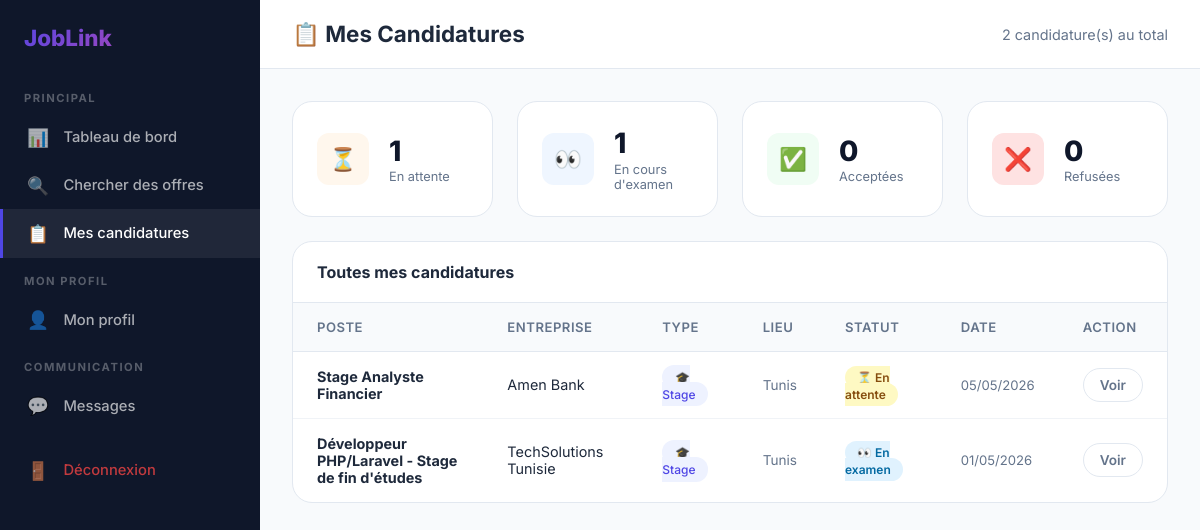
Page /etudiant/candidatures.php (signed in) on the committed database.
### tables this page shows
CREATE TABLE `applications` (
  `id` int(11) NOT NULL AUTO_INCREMENT,
  `offer_id` int(11) NOT NULL,
  `student_id` int(11) NOT NULL,
  `cover_letter` text DEFAULT NULL,
  `status` enum('pending','reviewed','accepted','rejected') NOT NULL DEFAULT 'pending',
  `applied_at` timestamp NOT NULL DEFAULT current_timestamp(),
  PRIMARY KEY (`id`),
  KEY `offer_id` (`offer_id`),
  KEY `student_id` (`student_id`),
  CONSTRAINT `fk_app_offer` FOREIGN KEY (`offer_id`) REFERENCES `job_offers` (`id`) ON DELETE CASCADE,
  CONSTRAINT `fk_app_student` FOREIGN KEY (`student_id`) REFERENCES `student_profiles` (`id`) ON DELETE CASCADE
);

CREATE TABLE `job_offers` (
  `id` int(11) NOT NULL AUTO_INCREMENT,
  `company_id` int(11) NOT NULL,
  `title` varchar(200) NOT NULL,
  `description` text NOT NULL,
  `offer_type` enum('stage','emploi') NOT NULL,
  `sector` varchar(100) DEFAULT NULL,
  `location` varchar(100) DEFAULT NULL,
  `duration` varchar(100) DEFAULT NULL,
  `remuneration` varchar(100) DEFAULT NULL,
  `status` enum('active','closed') NOT NULL DEFAULT 'active',
  `created_at` timestamp NOT NULL DEFAULT current_timestamp(),
  PRIMARY KEY (`id`),
  KEY `company_id` (`company_id`),
  CONSTRAINT `fk_offer_company` FOREIGN KEY (`company_id`) REFERENCES `company_profiles` (`id`) ON DELETE CASCADE
);

CREATE TABLE `company_profiles` (
  `id` int(11) NOT NULL AUTO_INCREMENT,
  `user_id` int(11) NOT NULL,
  `company_name` varchar(150) NOT NULL,
  `description` text DEFAULT NULL,
  `website_url` varchar(255) DEFAULT NULL,
  `logo_path` varchar(255) DEFAULT NULL,
  `sector` varchar(100) DEFAULT NULL,
  `location` varchar(100) DEFAULT NULL,
  `updated_at` timestamp NOT NULL DEFAULT current_timestamp() ON UPDATE current_timestamp(),
  PRIMARY KEY (`id`),
  KEY `user_id` (`user_id`),
  CONSTRAINT `fk_company_user` FOREIGN KEY (`user_id`) REFERENCES `users` (`id`) ON DELETE CASCADE
);

### etudiant/candidatures.php (the view, shortened to what this page needs)
<?php
require_once '../includes/auth.php';
$sp = $pdo->prepare("SELECT * FROM student_profiles WHERE user_id=?");
$sp->execute([$_SESSION['user_id']]);
$profile = $sp->fetch();
$sid = $profile['id'];
$apps = $pdo->prepare("SELECT a.*,jo.title,jo.offer_type,jo.location,cp.company_name FROM applications a JOIN job_offers jo ON a.offer_id=jo.id JOIN company_profiles cp ON jo.company_id=cp.id WHERE a.student_id=? ORDER BY a.applied_at DESC");
$apps->execute([$sid]);
$applications = $apps->fetchAll();
?>
<!DOCTYPE html><html lang="fr"><head><meta charset="UTF-8"><meta name="viewport" content="width=device-width,initial-scale=1">
<title>Mes Candidatures - JobLink</title><link rel="stylesheet" href="/siteadam/css/style.css"></head>
<body>
<div class="dash-layout">
  <?php include '../includes/sidebar_student.php'; ?>
  <div class="dash-content">
    <div class="dash-header"><h1>📋 Mes Candidatures</h1>
      <div style="color:var(--muted);font-size:.9rem"><?= count($applications) ?> candidature(s) au total</div>
    </div>
    <div class="dash-body">
      <?php
        $counts = ['pending'=>0,'reviewed'=>0,'accepted'=>0,'rejected'=>0];
        foreach($applications as $a) $counts[$a['status']]++;
      ?>
      <div class="stats-grid" style="margin-bottom:1.5rem">
        <div class="stat-card"><div class="stat-icon orange">⏳</div><div><div class="stat-val"><?= $counts['pending'] ?></div><div class="stat-lbl">En attente</div></div></div>
        <div class="stat-card"><div class="stat-icon blue">👀</div><div><div class="stat-val"><?= $counts['reviewed'] ?></div><div class="stat-lbl">En cours d'examen</div></div></div>
        <div class="stat-card"><div class="stat-icon green">✅</div><div><div class="stat-val"><?= $counts['accepted'] ?></div><div class="stat-lbl">Acceptées</div></div></div>
        <div class="stat-card"><div class="stat-icon" style="background:#fee2e2;color:#991b1b">❌</div><div><div class="stat-val"><?= $counts['rejected'] ?></div><div class="stat-lbl">Refusées</div></div></div>
      </div>
      <div class="table-wrap">
        <div class="table-head"><h3>Toutes mes candidatures</h3></div>
        <?php if(empty($applications)): ?>
        <div class="empty-state"><div class="empty-icon">📭</div><h3>Aucune candidature</h3><p>Postulez à des offres pour les voir ici.</p><a href="/siteadam/offres.php" class="btn btn-primary" style="margin-top:1rem">🔍 Parcourir les offres</a></div>
        <?php else: ?>
        <table>
          <thead><tr><th>Poste</th><th>Entreprise</th><th>Type</th><th>Lieu</th><th>Statut</th><th>Date</th><th>Action</th></tr></thead>
          <tbody>
          <?php foreach($applications as $a): ?>
          <tr>
            <td><strong><?= htmlspecialchars($a['title']) ?></strong></td>
            <td><?= htmlspecialchars($a['company_name']) ?></td>
            <td><span class="tag tag-type" style="font-size:.75rem"><?= $a['offer_type']==='stage'?'🎓 Stage':'💼 Emploi' ?></span></td>
            <td style="color:var(--muted);font-size:.85rem"><?= htmlspecialchars($a['location'] ?? '-') ?></td>
            <td><span class="badge badge-<?= $a['status'] ?>"><?= ['pending'=>'⏳ En attente','reviewed'=>'👀 En examen','accepted'=>'✅ Accepté','rejected'=>'❌ Refusé'][$a['status']] ?></span></td>
            <td style="color:var(--muted);font-size:.82rem"><?= date('d/m/Y',strtotime($a['applied_at'])) ?></td>
            <td><a href="/siteadam/offre-detail.php?id=<?= $a['offer_id'] ?>" class="btn btn-outline btn-sm">Voir</a></td>
          </tr>
          <?php endforeach; ?>
          </tbody>
        </table>
        <?php endif; ?>
      </div>
    </div>
  </div>
</div>
</body></html>

### css/style.css (style rules this page uses)
:root { --primary: #4f46e5; --primary-dark: #3730a3; --primary-light: #eef2ff; --secondary: #ec4899; --accent: #06b6d4; --dark: #0f172a; --light: #f8fafc; --text: #1e293b; --muted: #64748b; --border: #e2e8f0; --white: #ffffff; --success: #10b981; --warning: #f59e0b; --danger: #ef4444; --glass: rgba(255,255,255,0.75); --shadow: 0 4px 6px -1px rgba(0,0,0,.1),0 2px 4px -2px rgba(0,0,0,.1); --shadow-lg: 0 20px 25px -5px rgba(0,0,0,.1),0 8px 10px -6px rgba(0,0,0,.1); --radius: 12px; --radius-lg: 20px; --transition: all .3s ease; }
* { margin:0;padding:0;box-sizing:border-box }
html { scroll-behavior:smooth }
body { font-family:'Inter',sans-serif;color:var(--text);background:#f1f5f9;min-height:100vh;display:flex;flex-direction:column }
a { text-decoration:none;color:inherit }
.btn { display:inline-flex;align-items:center;gap:.5rem;padding:.75rem 1.5rem;border-radius:50px;font-weight:600;font-size:.95rem;cursor:pointer;border:none;transition:var(--transition) }
.btn-outline { background:transparent;color:var(--muted);border:1.5px solid var(--border) }
.btn-sm { padding:.5rem 1rem;font-size:.85rem }
.tag { padding:.3rem .8rem;border-radius:50px;font-size:.8rem;font-weight:500 }
.tag-type { background:var(--primary-light);color:var(--primary) }
.dash-layout { display:flex;min-height:100vh }
.dash-content { flex:1;overflow:auto;background:#f8fafc }
.dash-header { background:var(--white);padding:1.25rem 2rem;border-bottom:1px solid var(--border);display:flex;align-items:center;justify-content:space-between }
.dash-header h1 { font-size:1.4rem;font-weight:700 }
.dash-body { padding:2rem }
.stats-grid { display:grid;grid-template-columns:repeat(auto-fit,minmax(200px,1fr));gap:1.5rem;margin-bottom:2rem }
.stat-card { background:var(--white);border-radius:var(--radius-lg);padding:1.5rem;border:1px solid var(--border);display:flex;align-items:center;gap:1.25rem }
.stat-icon { width:52px;height:52px;border-radius:var(--radius);display:flex;align-items:center;justify-content:center;font-size:1.4rem;flex-shrink:0 }
.stat-icon.blue { background:#eff6ff;color:#3b82f6 }
.stat-icon.green { background:#f0fdf4;color:#16a34a }
.stat-icon.orange { background:#fff7ed;color:#ea580c }
.stat-val { font-size:1.75rem;font-weight:800;color:var(--dark) }
.stat-lbl { font-size:.8rem;color:var(--muted);margin-top:.1rem }
.table-wrap { background:var(--white);border-radius:var(--radius-lg);border:1px solid var(--border);overflow:hidden }
.table-head { display:flex;align-items:center;justify-content:space-between;padding:1.25rem 1.5rem;border-bottom:1px solid var(--border) }
.table-head h3 { font-size:1rem;font-weight:700 }
table { width:100%;border-collapse:collapse }
table th { background:#f8fafc;padding:1rem 1.5rem;text-align:left;font-size:.82rem;font-weight:600;color:var(--muted);text-transform:uppercase;letter-spacing:.5px;border-bottom:1px solid var(--border) }
table td { padding:1rem 1.5rem;font-size:.9rem;border-bottom:1px solid rgba(226,232,240,.5) }
table tr:last-child td { border-bottom:none }
.badge { padding:.25rem .75rem;border-radius:50px;font-size:.75rem;font-weight:600 }
.badge-pending { background:#fef9c3;color:#854d0e }
.badge-reviewed { background:#e0f2fe;color:#0369a1 }

### rows in the picture
applications: offer.title "Stage Analyste Financier", company_profiles.company_name "Amen Bank", offer.location "Tunis", status "⏳ En attente", applied_at "05/05/2026"
applications: offer.title "Développeur PHP/Laravel - Stage de fin d'études", company_profiles.company_name "TechSolutions Tunisie", offer.location "Tunis", status "👀 En examen", applied_at "01/05/2026"

### other values in the picture
count($applications) "2"
$counts['pending'] "1"
$counts['reviewed'] "1"
$counts['accepted'] "0"
$counts['rejected'] "0"
